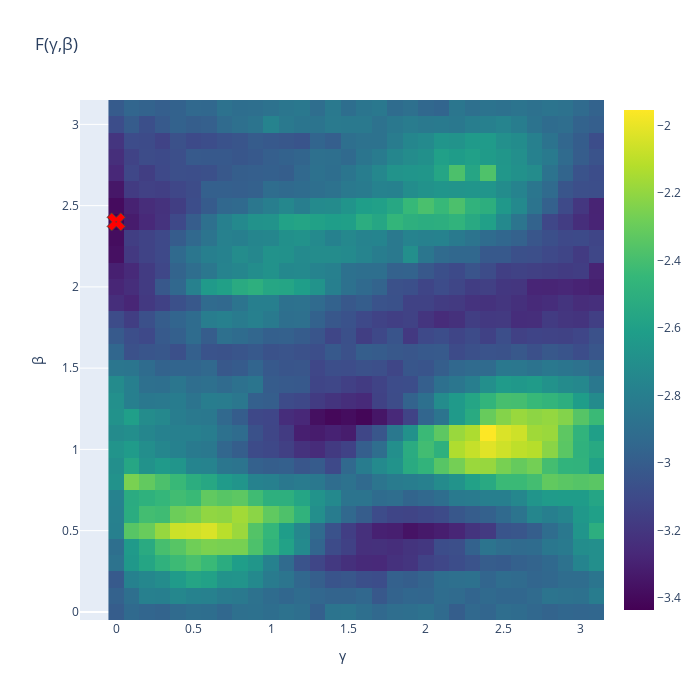

Notebook code for this chart:
### Code cell
# Plot Heatmap 
fig = go.Figure(data=go.Heatmap(z=landscape, x=b_beta, y=a_gamma, type = 'heatmap', colorscale = 'viridis'))

# Update Layout
fig.update_layout(title="F(γ,β)", width=700, height=700, yaxis_title="β", xaxis_title="γ")

# Display Global Minimium 
fig.add_trace(
    go.Scatter(mode="markers", x=[opt_beta], y=[opt_gamma], marker_symbol=[204], text = [landscape[gamma,beta]],
                   marker_color="red",  hovertemplate="x: %{x}<br>y: %{y}<br> z: %{text:.2f}<extra></extra>", 
                   marker_line_width=1, marker_size=16))

### Figure 1 — Plotly figure (JSON) as saved in the notebook; plotly's stock layout.template omitted (floating-point values rounded to 4 significant figures; data arrays with more than 128 entries replaced by an {"elided": "..."} marker saying what was removed)
{"data": [{"colorscale": [[0, "#440154"], [0.1111, "#482878"], [0.2222, "#3e4989"], [0.3333, "#31688e"], [0.4444, "#26828e"], [0.5556, "#1f9e89"], [0.6667, "#35b779"], [0.7778, "#6ece58"], [0.8889, "#b5de2b"], [1, "#fde725"]], "type": "heatmap", "x": [0, 0.1, 0.2, 0.3, 0.4, 0.5, 0.6, 0.7, 0.8, 0.9, 1, 1.1, 1.2, 1.3, 1.4, 1.5, 1.6, 1.7, 1.8, 1.9, 2, 2.1, 2.2, 2.3, 2.4, 2.5, 2.6, 2.7, 2.8, 2.9, 3, 3.1], "y": [0, 0.1, 0.2, 0.3, 0.4, 0.5, 0.6, 0.7, 0.8, 0.9, 1, 1.1, 1.2, 1.3, 1.4, 1.5, 1.6, 1.7, 1.8, 1.9, 2, 2.1, 2.2, 2.3, 2.4, 2.5, 2.6, 2.7, 2.8, 2.9, 3, 3.1], "z": {"elided": "32x32 float values"}}, {"hovertemplate": "x: %{x}<br>y: %{y}<br> z: %{text:.2f}<extra></extra>", "marker": {"color": "red", "line": {"width": 1}, "size": 16, "symbol": [204]}, "mode": "markers", "text": ["-3.43525"], "type": "scatter", "x": [0], "y": [2.4]}], "layout": {"height": 700, "title": {"text": "F(γ,β)"}, "width": 700, "xaxis": {"title": {"text": "γ"}}, "yaxis": {"title": {"text": "β"}}}}
